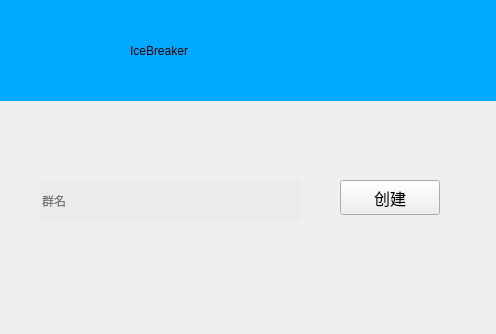
<?xml version="1.0" encoding="UTF-8"?>
<ui version="4.0">
 <class>GroupRegster</class>
 <widget class="QWidget" name="GroupRegster">
  <property name="geometry">
   <rect>
    <x>0</x>
    <y>0</y>
    <width>496</width>
    <height>334</height>
   </rect>
  </property>
  <property name="windowTitle">
   <string>GroupRegster</string>
  </property>
  <property name="styleSheet">
   <string notr="true">QLineEdit{
	border:none;
	background:rgb(235,235,235);
}</string>
  </property>
  <widget class="QLabel" name="label">
   <property name="geometry">
    <rect>
     <x>0</x>
     <y>-20</y>
     <width>501</width>
     <height>331</height>
    </rect>
   </property>
   <property name="styleSheet">
    <string notr="true">border-image: url(:/new/prefix1/blue.jpg);</string>
   </property>
   <property name="text">
    <string/>
   </property>
  </widget>
  <widget class="QLineEdit" name="lineEditGroupName">
   <property name="geometry">
    <rect>
     <x>40</x>
     <y>180</y>
     <width>261</width>
     <height>41</height>
    </rect>
   </property>
   <property name="placeholderText">
    <string>群名</string>
   </property>
  </widget>
  <widget class="QWidget" name="widget" native="true">
   <property name="geometry">
    <rect>
     <x>0</x>
     <y>0</y>
     <width>511</width>
     <height>101</height>
    </rect>
   </property>
   <property name="sizePolicy">
    <sizepolicy hsizetype="Fixed" vsizetype="Fixed">
     <horstretch>0</horstretch>
     <verstretch>0</verstretch>
    </sizepolicy>
   </property>
   <property name="styleSheet">
    <string notr="true">background-color: rgb(0, 170, 255);
</string>
   </property>
   <widget class="QLabel" name="label_2">
    <property name="geometry">
     <rect>
      <x>130</x>
      <y>20</y>
      <width>261</width>
      <height>61</height>
     </rect>
    </property>
    <property name="styleSheet">
     <string notr="true">font: 36pt &quot;Kunstler Script&quot;;
</string>
    </property>
    <property name="text">
     <string>IceBreaker</string>
    </property>
   </widget>
  </widget>
  <widget class="QPushButton" name="pushButtonCreateGroup">
   <property name="geometry">
    <rect>
     <x>340</x>
     <y>180</y>
     <width>100</width>
     <height>35</height>
    </rect>
   </property>
   <property name="sizePolicy">
    <sizepolicy hsizetype="Fixed" vsizetype="Fixed">
     <horstretch>0</horstretch>
     <verstretch>0</verstretch>
    </sizepolicy>
   </property>
   <property name="minimumSize">
    <size>
     <width>100</width>
     <height>35</height>
    </size>
   </property>
   <property name="maximumSize">
    <size>
     <width>90</width>
     <height>35</height>
    </size>
   </property>
   <property name="font">
    <font>
     <family>微软雅黑</family>
     <pointsize>12</pointsize>
    </font>
   </property>
   <property name="styleSheet">
    <string notr="true">background-color: rgb(46,46，46);
color: rgb(0, 0, 0);
</string>
   </property>
   <property name="text">
    <string>创建</string>
   </property>
  </widget>
 </widget>
 <resources/>
 <connections/>
</ui>
